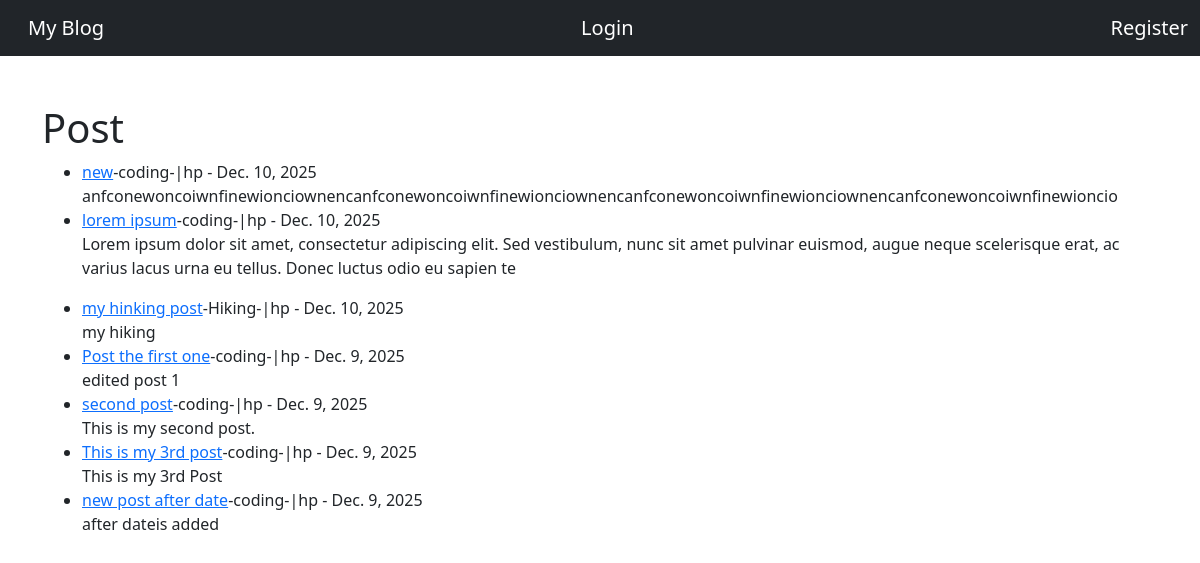
The page / on the database its author committed.
### blog/models.py (models this page shows, shortened)
class Post(models.Model):
    title=models.CharField(max_length=255)
    title_tag=models.CharField(max_length=255)
    author=models.ForeignKey(User,on_delete=models.CASCADE)
    body=models.TextField()
    post_date=models.DateField(auto_now_add=True)
    category=models.CharField(max_length=255,default='coding')

### blog/views.py (the view)
# urls.py: path('',HomeView.as_view(),name="home"),
class HomeView(ListView):
    model=Post
    template_name='home.html'
    ordering=['-post_date']

### blog/templates/home.html (shortened to what this page needs)
{% extends 'base.html' %}
{% block content %}
<h1>Post</h1>
<ul>
{% for post in object_list %}
        <li><a href="{% url 'article-detail' post.pk %}">{{post.title}}</a>-{{post.category}}-|{{post.author}}
            - {{post.post_date}}
          {{post.body|slice:":200"|safe}}
        </li>
{% endfor %}
</ul>
 {% endblock %}

### blog/templates/base.html (shortened to what this page needs)
<!doctype html>
<html lang="ar" dir="rtl">
  <head>
    <link rel="stylesheet"
          href="https://cdn.jsdelivr.net/npm/bootstrap@5.3.8/dist/css/bootstrap.rtl.min.css">
  </head>
  <body>
    <nav class="navbar navbar-expand-lg navbar-dark bg-dark">
  <div class="container-fluid d-flex justify-content-between">
    {% if user.is_authenticated %}
    <a class="nav-link text-white" href="{% url 'add_post' %}">Add Post</a>
    <a class="navbar-brand" href="{% url 'logout' %}">Logout</a>
    <a class="navbar-brand" href="{% url 'add_category' %}">Add Category</a>
    {% else %}
    <a class="navbar-brand" href="{% url 'register' %}">Register</a>
    <a class="navbar-brand" href="{% url 'login' %}">Login</a>
    {% endif %}
    <a class="navbar-brand" href="{% url 'home' %}">My Blog</a>
  </div>
</nav>
    <br/>
    <div class="container mt-4 content-wrapper">
      {% block content %}
      {% endblock %}
    </div>
  </body>
</html>

### blog/templates/base.html (style rules this page uses)
.content-wrapper { text-align: left !important; direction: ltr !important; }

### rows shown on the page
Post: title "new", category "coding", author "hp", post_date "Dec. 10, 2025", body "anfconewoncoiwnfinewionciownencanfconewoncoiwnfinewionciownencanfconewoncoiwnfinewionciownencanfconewoncoiwnfinewioncio"
Post: title "lorem ipsum", category "coding", author "hp", post_date "Dec. 10, 2025", body "Lorem ipsum dolor sit amet, consectetur adipiscing elit. Sed vestibulum, nunc sit amet pulvinar euismod, augue neque scelerisque erat, ac varius lacus urna eu tellus. Donec luctus odio eu sapien te"
Post: title "my hinking post", category "Hiking", author "hp", post_date "Dec. 10, 2025", body "my hiking"
Post: title "Post the first one", category "coding", author "hp", post_date "Dec. 9, 2025", body "edited post 1"
Post: title "second post", category "coding", author "hp", post_date "Dec. 9, 2025", body "This is my second post."
Post: title "This is my 3rd post", category "coding", author "hp", post_date "Dec. 9, 2025", body "This is my 3rd Post"
Post: title "new post after date", category "coding", author "hp", post_date "Dec. 9, 2025", body "after dateis added"
